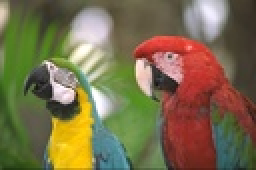
%> input picture Information security/Стегоанализатор/0002.jpg, 128 x 85 px, shrunk from 768 x 512 before the run (shown 2 times larger)
$ octave MyStegoAnal.m   (GNU Octave 9; MATLAB toolbox functions it lacks are replaced by stand-ins)
%> lines starting %> are read from the running program, lines starting %| are printed output that depends on the picture
clc; clear;

%%%%%%%%%%%Визуальная атака: повышение LSBs
% Эта программа устраняет все 7 старших битов для каждого пикселя,
% кроме последнего наименее значащего (LSB).
% Таким образом, все байты изображения принимают значения 0 или 1.
% Проблема в том, что 0 или 1 для диапазона значений из 256 цветов
% будет незаметно глазу. Поэтому программа усиливает эти наименее
% значащие биты. Для нашего случая, значение 0 остается равным 0, а
% для значения 1 становится максимально возможно значение, то есть 255.
% Это даст нам в итоговом изображении  яркие цвета, и младшие разряды
% исходного изображения станут достаточно хорошо заметны  для визуальной
% проверки. Таким образом, возможно, мы можем заметить некоторые закономерности.
%%%Метод хорошо работает на bmp, за jpg говорит предупреждение о нарушении
%%%контейнера

target1 = imread('0002.jpg');
%> target1 is the input picture: size 85x128x3 uint8; mean R, G, B 121.6, 109.6, 75.7
[m,n] = size(target1(:,:,1));
%> m = 85; n = 128

part1 = target1(:,:,1);
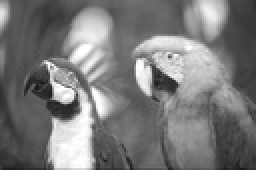
%> part1: size 85x128 uint8 (shown 2 times larger); min 21, max 255, mean 121.6
part2 = target1(:,:,2);
part3 = target1(:,:,3);
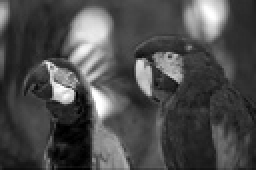
%> part3: size 85x128 uint8 (shown 2 times larger); min 0, max 255, mean 75.7

for i = 1:m
    for j = 1:n
        part1(i,j) = 255 .* returnLastBit(part1(i,j));
        part2(i,j) = 255 .* returnLastBit(part2(i,j));
        part3(i,j) = 255 .* returnLastBit(part3(i,j));
    end
end
%> this loop made 85 passes
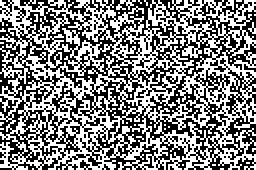
%> part1: size 85x128 uint8 (shown 2 times larger); 50.3% white; black in thin lines or dots
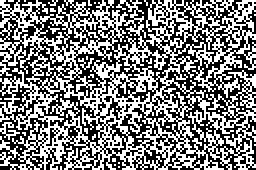
%> part2: size 85x128 uint8 (shown 2 times larger); 49.2% white in thin lines or dots
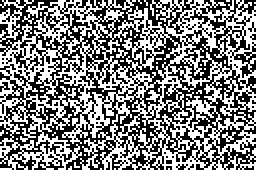
%> part3: size 85x128 uint8 (shown 2 times larger); 49.8% white in thin lines or dots

target1(:,:,1) = part1;
target1(:,:,2) = part2;
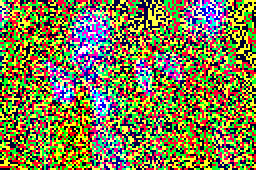
%> target1: size 85x128x3 uint8 (shown 2 times larger); mean R, G, B 128.2, 125.4, 75.7
target1(:,:,3) = part3;
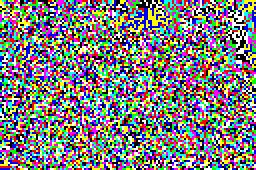
%> target1: size 85x128x3 uint8 (shown 2 times larger); mean R, G, B 128.2, 125.4, 127.1
imshow(target1);


% target1 = imread('0001.jpg');
% target2 = imread('0002.jpg'); %steg
% target3 = imread('0003.jpg'); %steg
% target4 = imread('0004.jpg');
%
%
% target5 = imread('0005.bmp');
% target6 = imread('0006.bmp'); %steg
% target7 = imread('0007.bmp');
% target8 = imread('0008.bmp'); %steg
% target9 = imread('0009.bmp'); %steg
% target10 = imread('0010.bmp');
%
% image_002.jpg %steg
% image_003.jpg %steg
% image_004.jpg %steg
% image_005.jpg %steg
% image_006.jpg %steg
% image_007.jpg %steg
% Lena_1.jpg %steg
% Lena_2.jpg %steg
% sailboat_at_anchor_1.jpg %steg
% sailboat_at_anchor_2.jpg %steg
